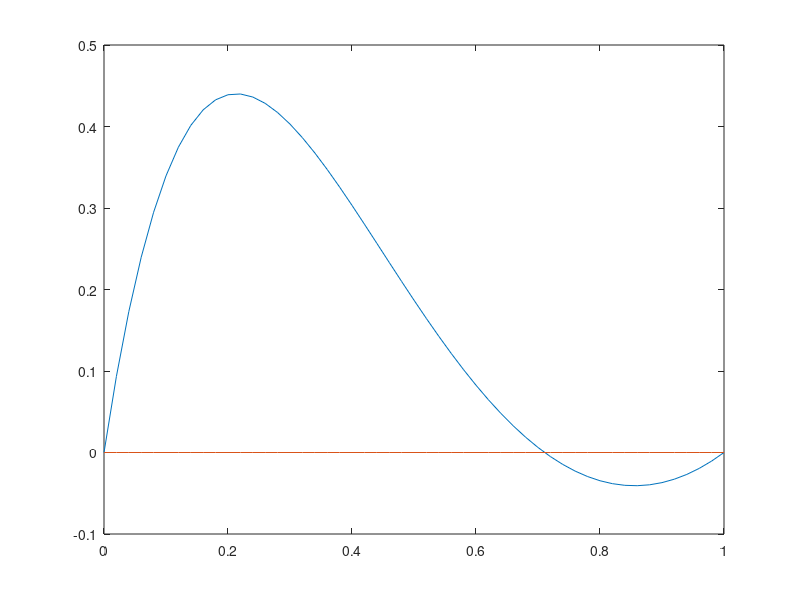

Write MATLAB code to recreate this figure.
clear all
xdot =[];
% N=5;F=3;c=1;T=6;p=0.8;%C stable

% N=5;F=3;c=1;T=2;p=0.01;%D
N=5;F=3;c=1;T=5;p=0.6;%interior stable 

% N=5;F=3;c=1;T=8;p=0.4;
x=0:0.02:1;
for i=1:51

  Pc=0;
  Pd=0;  
    for Nc=0:N-1
        for Noc=0:Nc
        Nd=N-Nc-1;
        temp=factorial(N-1)/(factorial(Noc)*factorial(Nd)*factorial(Nc-Noc))*p^Noc*(1-p)^(Nc-Noc)*(x(i))^Nc*(1-x(i))^Nd;

        pi_c=F*c*(Nc+1)/N-c+(F*c*(Noc+1)/(Nc+1)-c)*(T-1)*(1+p*(N-1))/N;
        pi_d=F*c*Nc/N+(T-1)*F*c*Noc*(1+(1-p)*(N-1))/(N*(Nc+1));

        Pc=Pc+temp*pi_c;
        Pd=Pd+temp*pi_d;
        end
    end   
    
       xdot(i)=x(i)*(1-x(i))*(Pc-Pd);
end
ttt=zeros(51,1);
plot(x,xdot);
hold on; plot(x,ttt);